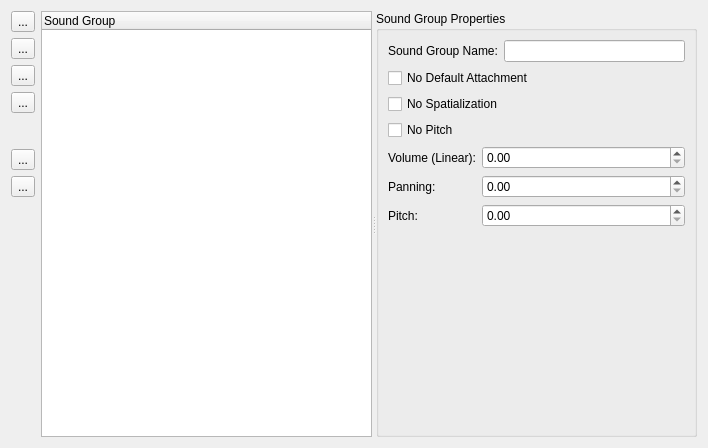
<?xml version="1.0" encoding="UTF-8"?>
<ui version="4.0">
 <class>SoundGroupManagerForm</class>
 <widget class="QWidget" name="SoundGroupManagerForm">
  <property name="geometry">
   <rect>
    <x>0</x>
    <y>0</y>
    <width>708</width>
    <height>448</height>
   </rect>
  </property>
  <property name="windowTitle">
   <string>MiniAudio Sound Group Manager</string>
  </property>
  <layout class="QHBoxLayout" name="horizontalLayout_2">
   <item>
    <layout class="QVBoxLayout" name="verticalLayout">
     <item>
      <widget class="QToolButton" name="btnNewGroupLayout">
       <property name="toolTip">
        <string>New Sound Group Layout</string>
       </property>
       <property name="text">
        <string>...</string>
       </property>
      </widget>
     </item>
     <item>
      <widget class="QToolButton" name="btnOpenGroupLayout">
       <property name="toolTip">
        <string>Open existing Sound Group Layout</string>
       </property>
       <property name="text">
        <string>...</string>
       </property>
      </widget>
     </item>
     <item>
      <widget class="QToolButton" name="btnSaveGroupLayout">
       <property name="toolTip">
        <string>Save Current Group Layout</string>
       </property>
       <property name="text">
        <string>...</string>
       </property>
      </widget>
     </item>
     <item>
      <widget class="QToolButton" name="btnSaveAs">
       <property name="toolTip">
        <string>Save As...</string>
       </property>
       <property name="text">
        <string>...</string>
       </property>
      </widget>
     </item>
     <item>
      <spacer name="verticalSpacer">
       <property name="orientation">
        <enum>Qt::Orientation::Vertical</enum>
       </property>
       <property name="sizeType">
        <enum>QSizePolicy::Policy::Fixed</enum>
       </property>
       <property name="sizeHint" stdset="0">
        <size>
         <width>20</width>
         <height>30</height>
        </size>
       </property>
      </spacer>
     </item>
     <item>
      <widget class="QToolButton" name="btnAddSoundGroup">
       <property name="text">
        <string>...</string>
       </property>
      </widget>
     </item>
     <item>
      <widget class="QToolButton" name="toolButton">
       <property name="text">
        <string>...</string>
       </property>
      </widget>
     </item>
     <item>
      <spacer name="verticalSpacer_2">
       <property name="orientation">
        <enum>Qt::Orientation::Vertical</enum>
       </property>
       <property name="sizeHint" stdset="0">
        <size>
         <width>20</width>
         <height>40</height>
        </size>
       </property>
      </spacer>
     </item>
    </layout>
   </item>
   <item>
    <widget class="QSplitter" name="splitter">
     <property name="orientation">
      <enum>Qt::Orientation::Horizontal</enum>
     </property>
     <widget class="QTreeWidget" name="treeWidget">
      <column>
       <property name="text">
        <string>Sound Group</string>
       </property>
      </column>
     </widget>
     <widget class="QGroupBox" name="groupBox">
      <property name="enabled">
       <bool>true</bool>
      </property>
      <property name="title">
       <string>Sound Group Properties</string>
      </property>
      <layout class="QVBoxLayout" name="verticalLayout_3">
       <item>
        <layout class="QHBoxLayout" name="horizontalLayout">
         <item>
          <widget class="QLabel" name="label">
           <property name="text">
            <string>Sound Group Name:</string>
           </property>
          </widget>
         </item>
         <item>
          <widget class="QLineEdit" name="lineEdit"/>
         </item>
        </layout>
       </item>
       <item>
        <layout class="QVBoxLayout" name="verticalLayout_2">
         <item>
          <widget class="QCheckBox" name="chk_NoDefaultAttach">
           <property name="text">
            <string>No Default Attachment</string>
           </property>
          </widget>
         </item>
         <item>
          <widget class="QCheckBox" name="chk_NoSpatial">
           <property name="text">
            <string>No Spatialization</string>
           </property>
          </widget>
         </item>
         <item>
          <widget class="QCheckBox" name="chk_NoPitch">
           <property name="text">
            <string>No Pitch</string>
           </property>
          </widget>
         </item>
        </layout>
       </item>
       <item>
        <layout class="QFormLayout" name="formLayout">
         <item row="0" column="0">
          <widget class="QLabel" name="lblVolume">
           <property name="text">
            <string>Volume (Linear):</string>
           </property>
          </widget>
         </item>
         <item row="0" column="1">
          <widget class="QDoubleSpinBox" name="dsbVolume">
           <property name="maximum">
            <double>1.000000000000000</double>
           </property>
           <property name="singleStep">
            <double>0.100000000000000</double>
           </property>
          </widget>
         </item>
         <item row="1" column="0">
          <widget class="QLabel" name="lblPanning">
           <property name="text">
            <string>Panning:</string>
           </property>
          </widget>
         </item>
         <item row="1" column="1">
          <widget class="QDoubleSpinBox" name="dsbPanning">
           <property name="maximum">
            <double>1.000000000000000</double>
           </property>
           <property name="singleStep">
            <double>0.100000000000000</double>
           </property>
          </widget>
         </item>
         <item row="2" column="0">
          <widget class="QLabel" name="lblPitch">
           <property name="text">
            <string>Pitch:</string>
           </property>
          </widget>
         </item>
         <item row="2" column="1">
          <widget class="QDoubleSpinBox" name="dsbPitch">
           <property name="maximum">
            <double>199.990000000000009</double>
           </property>
          </widget>
         </item>
        </layout>
       </item>
       <item>
        <spacer name="verticalSpacer_3">
         <property name="orientation">
          <enum>Qt::Orientation::Vertical</enum>
         </property>
         <property name="sizeHint" stdset="0">
          <size>
           <width>20</width>
           <height>158</height>
          </size>
         </property>
        </spacer>
       </item>
      </layout>
     </widget>
    </widget>
   </item>
  </layout>
 </widget>
 <resources/>
 <connections/>
</ui>
